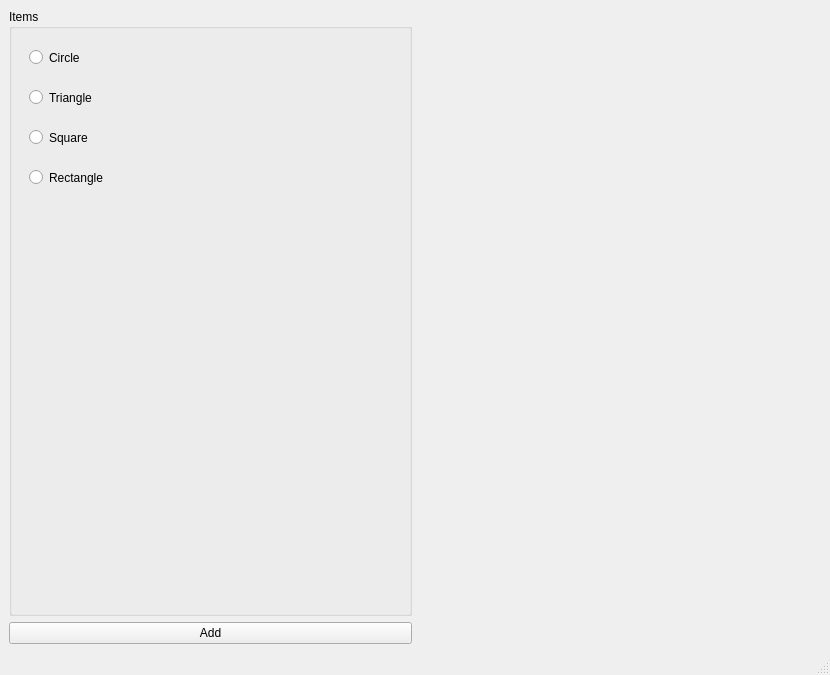
<?xml version="1.0" encoding="UTF-8"?>
<ui version="4.0">
 <class>MainWindow</class>
 <widget class="QMainWindow" name="MainWindow">
  <property name="geometry">
   <rect>
    <x>0</x>
    <y>0</y>
    <width>830</width>
    <height>675</height>
   </rect>
  </property>
  <property name="windowTitle">
   <string>MainWindow</string>
  </property>
  <widget class="QWidget" name="centralwidget">
   <layout class="QHBoxLayout" name="horizontalLayout">
    <item>
     <layout class="QVBoxLayout" name="verticalLayout">
      <item>
       <widget class="QGroupBox" name="gbItems">
        <property name="title">
         <string>Items</string>
        </property>
<widget class="QRadioButton" name="rbCircle">
         <property name="geometry">
          <rect>
           <x>20</x>
           <y>40</y>
           <width>82</width>
           <height>17</height>
          </rect>
         </property>
         <property name="text">
          <string>Circle</string>
         </property>
        </widget>
        <widget class="QRadioButton" name="rbTriangle">
         <property name="geometry">
          <rect>
           <x>20</x>
           <y>80</y>
           <width>82</width>
           <height>17</height>
          </rect>
         </property>
         <property name="text">
          <string>Triangle</string>
         </property>
        </widget>
        <widget class="QRadioButton" name="rbSquare">
         <property name="geometry">
          <rect>
           <x>20</x>
           <y>120</y>
           <width>82</width>
           <height>17</height>
          </rect>
         </property>
         <property name="text">
          <string>Square</string>
         </property>
        </widget>
        <widget class="QRadioButton" name="rbRectangle">
         <property name="geometry">
          <rect>
           <x>20</x>
           <y>160</y>
           <width>82</width>
           <height>17</height>
          </rect>
         </property>
         <property name="text">
          <string>Rectangle</string>
         </property>
        </widget>
       </widget>
      </item>
      <item>
       <widget class="QPushButton" name="btnAdd">
        <property name="text">
         <string>Add</string>
        </property>
       </widget>
      </item>
     </layout>
    </item>
    <item>
     <widget class="QWidget" name="widget" native="true"/>
    </item>
   </layout>
  </widget>
  <widget class="QMenuBar" name="menubar">
   <property name="geometry">
    <rect>
     <x>0</x>
     <y>0</y>
     <width>830</width>
     <height>21</height>
    </rect>
   </property>
  </widget>
  <widget class="QStatusBar" name="statusbar"/>
 </widget>
 <resources/>
 <connections/>
</ui>
